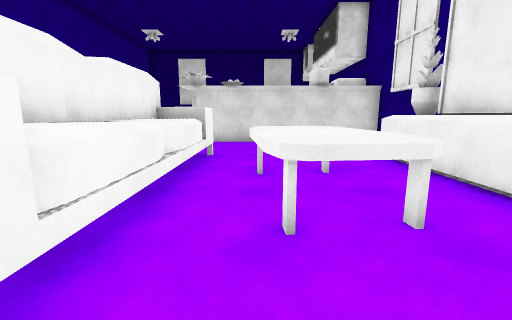
view 1 (above)

17 first-person views from a walk through a scene from a Unity 3-D project. The camera is 1.3 m above the floor, tilts 10° down and sees 90° across. The floor is counted in squares, 1 m on a side. Each view is taken from the middle of a square. On the plan, view 1 faces up. The plan holds only what a view shows up to about 13 squares ahead; the rest is blank.

view 2
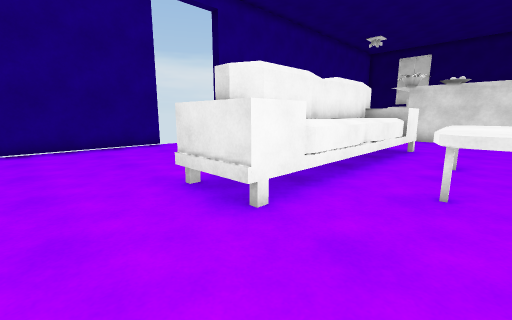

view 3
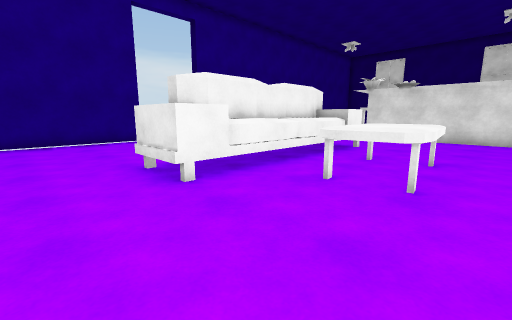

view 4
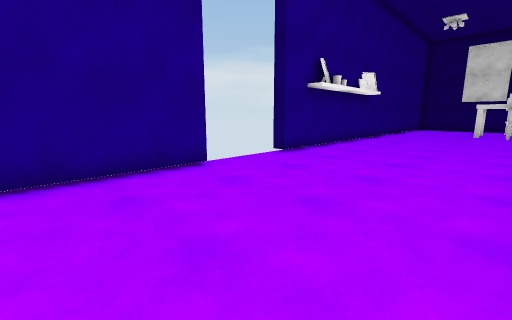

view 5
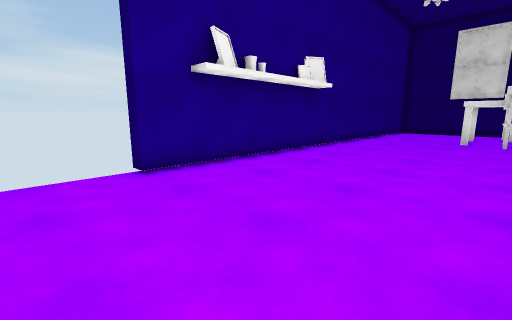

view 6
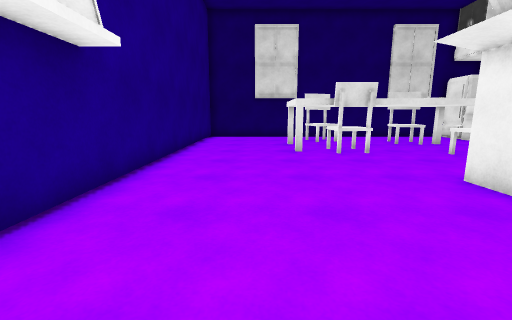

view 7
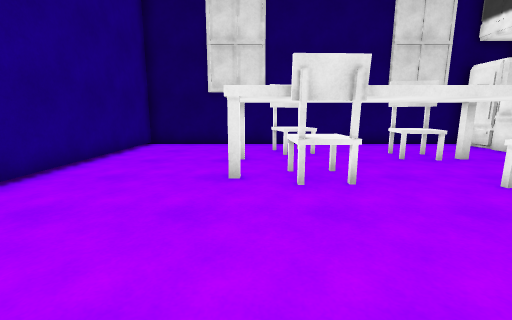

view 8
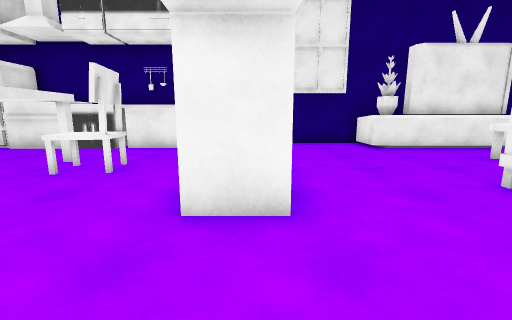

view 9
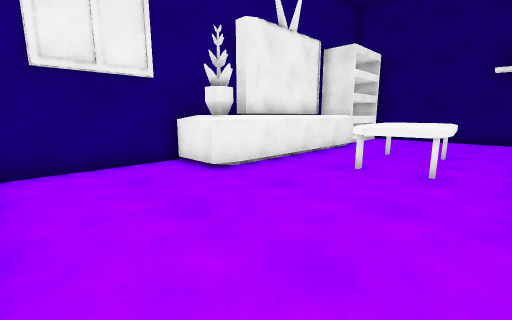

view 10
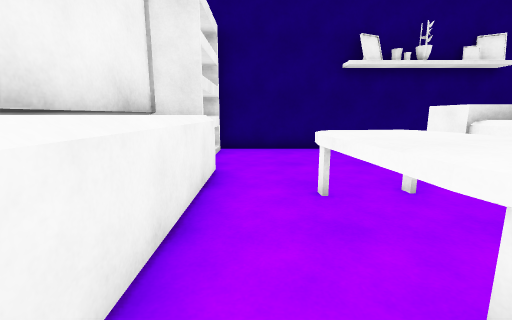

view 11
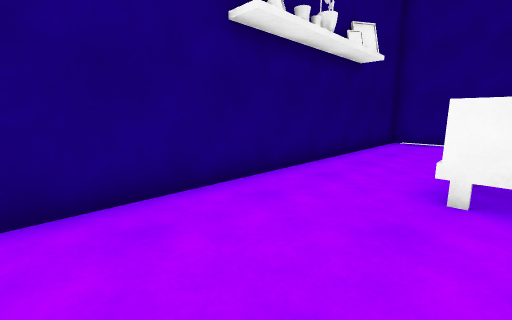

view 12
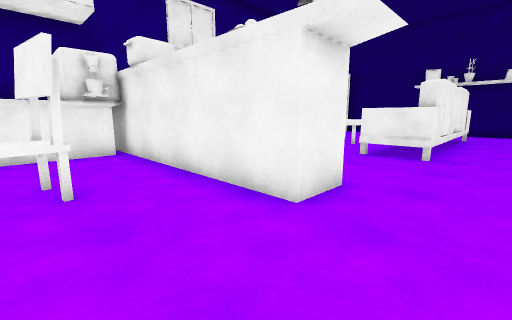

view 13
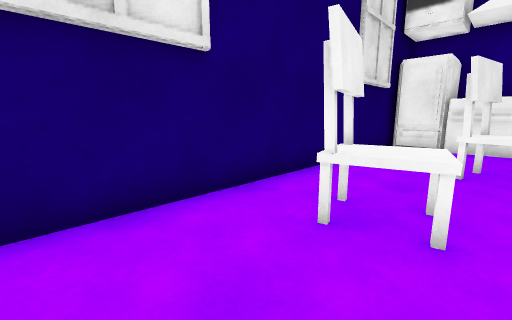

view 14
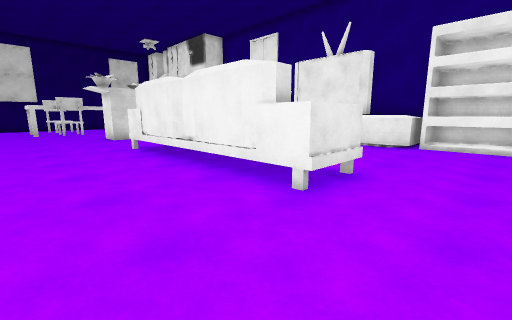

view 15
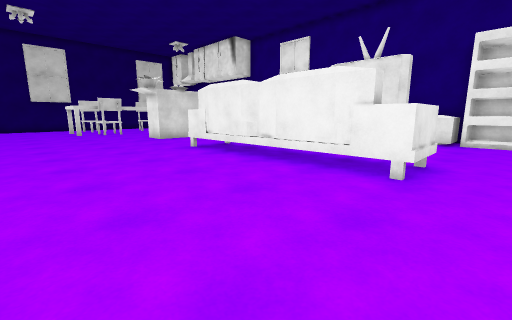

view 16
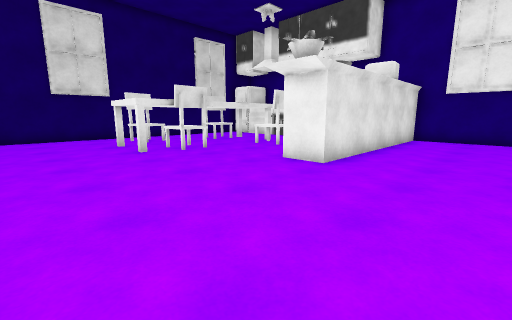

view 17
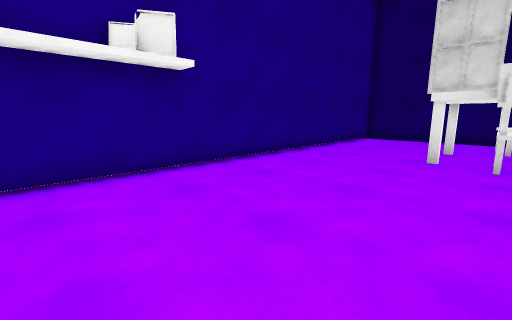

### Floor plan
Key: @ floor where view 1 was taken; # wall or solid block; x gap in a wall; . floor; = window, fence, low wall or low ledge; ^ raised ledge; T table; C chair.
Columns run from 10 left of view 1 to 6 right of it. Each row starts with its distance up from view 1.
 25 ###############
 24 #.............##
 23 #.....CC......#
 22 #.....CC..C...#
 21 #....###..C#..#
 20 #....^    ^^..^^
 19 #....^^^   ^..^
 18 #....^Cx^^^^..^^
 17 #.........CC..#
 16 #.........C...#
 15 #.............#
 14 #......##########
 13 #......##########
 12 #...............#
 11 #...............#
 10 #...............#
  9 #...............#
  8 #......^^.....^##
  7 #......#^.....^##
  6 x......#^.TTT.^^#
  5  ......#^.TTT.^^
  4  ......#^.TTT.^^
  3 x......#^.TTT.^^#
  2 #......#^.....^ #
  1 #......^^.....^^#
  0 #......==.@...###
 -1 #.............###
 -2 #.............###
 -3 ################

Positions as (right, up) in squares from view 1, and headings:
1: (0, 0), facing up
2: (1, -2), facing up-left
3: (3, -2), facing up-left
4: (-4, -1), facing up-left
5: (-4, 4), facing up-left
6: (-7, 9), facing up
7: (-5, 13), facing up
8: (-6, 13), facing right
9: (-1, 12), facing down-right
10: (3, 7), facing down
11: (3, 1), facing down-left
12: (-5, 17), facing down-right
13: (-7, 21), facing up-right
14: (-7, -2), facing up-right
15: (-9, -1), facing up-right
16: (-9, 9), facing up-right
17: (-4, 10), facing up-left
